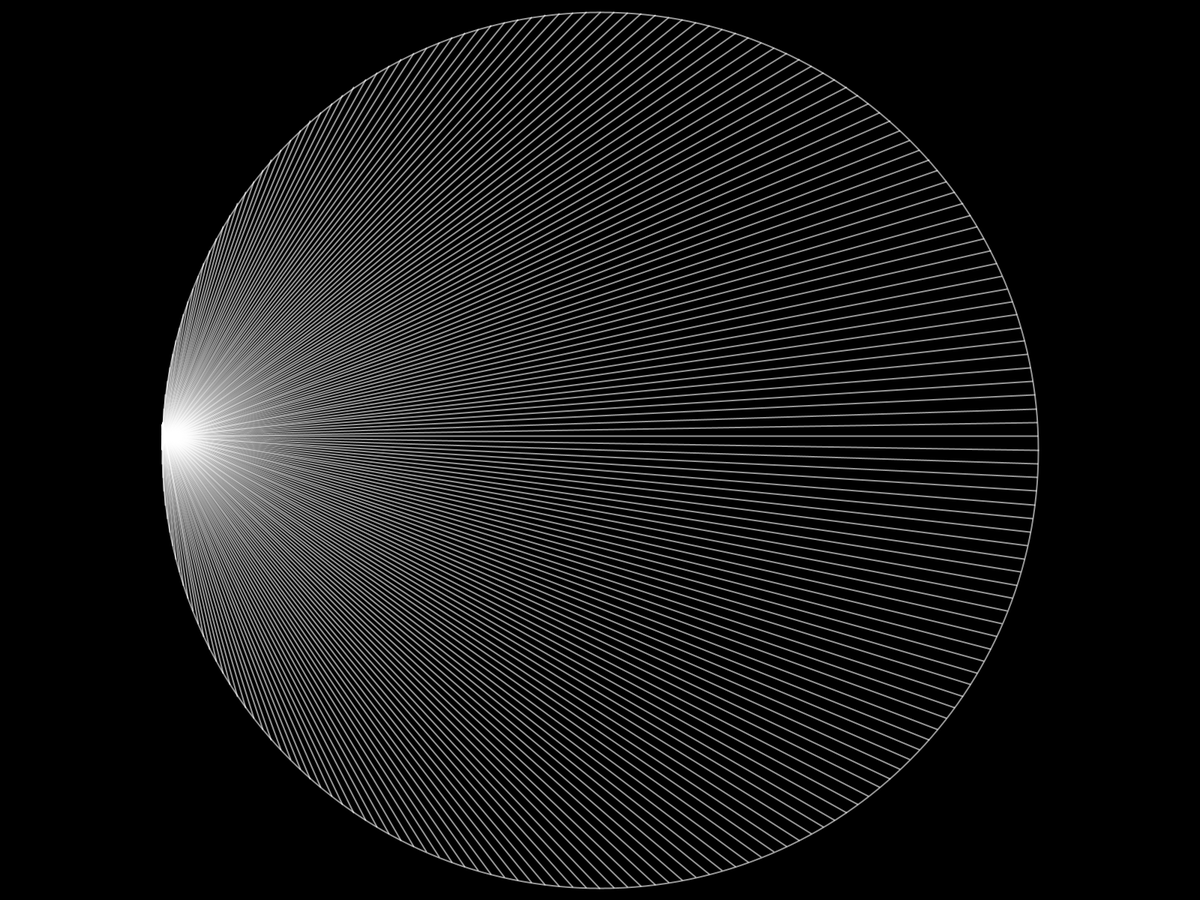
Frame 1 (no input)
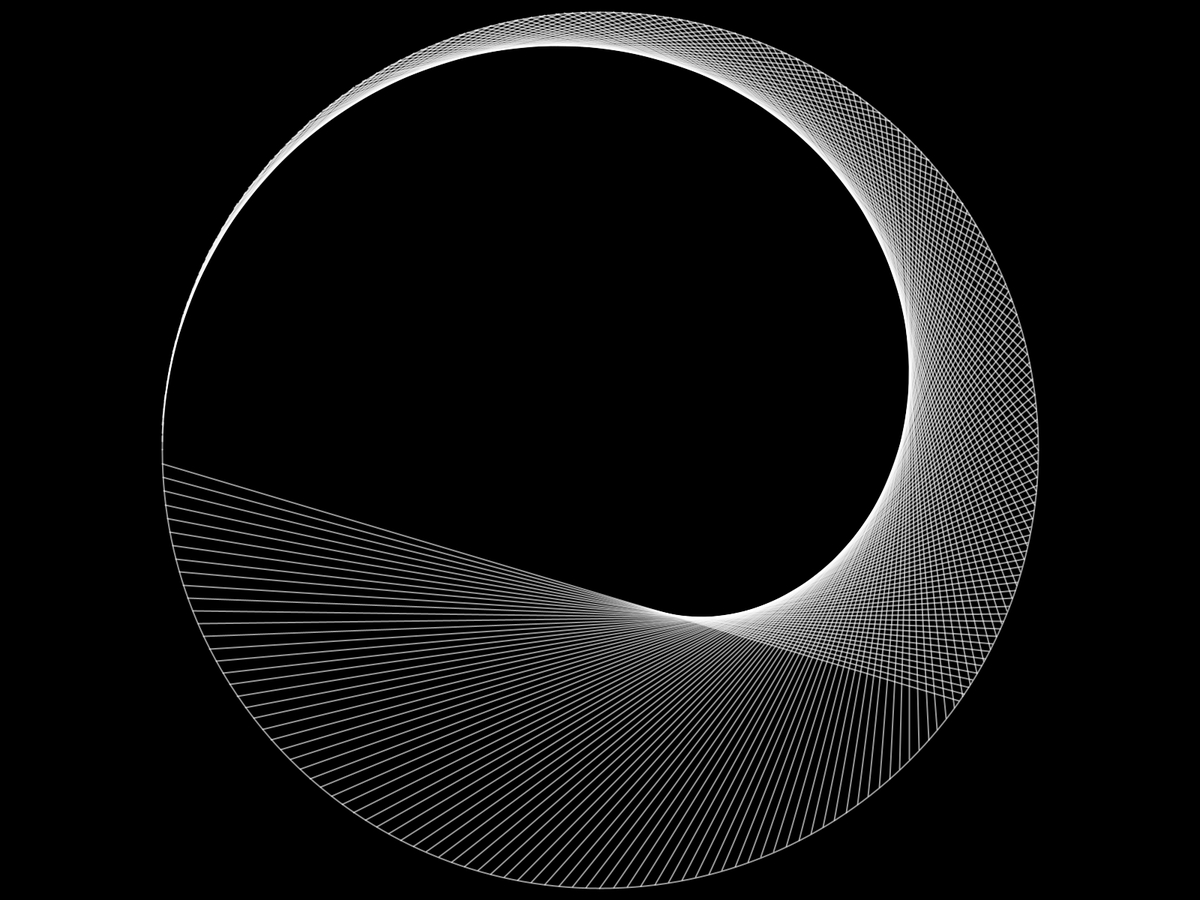
Frame 60 (the mouse pressed at the canvas centre just before this capture)
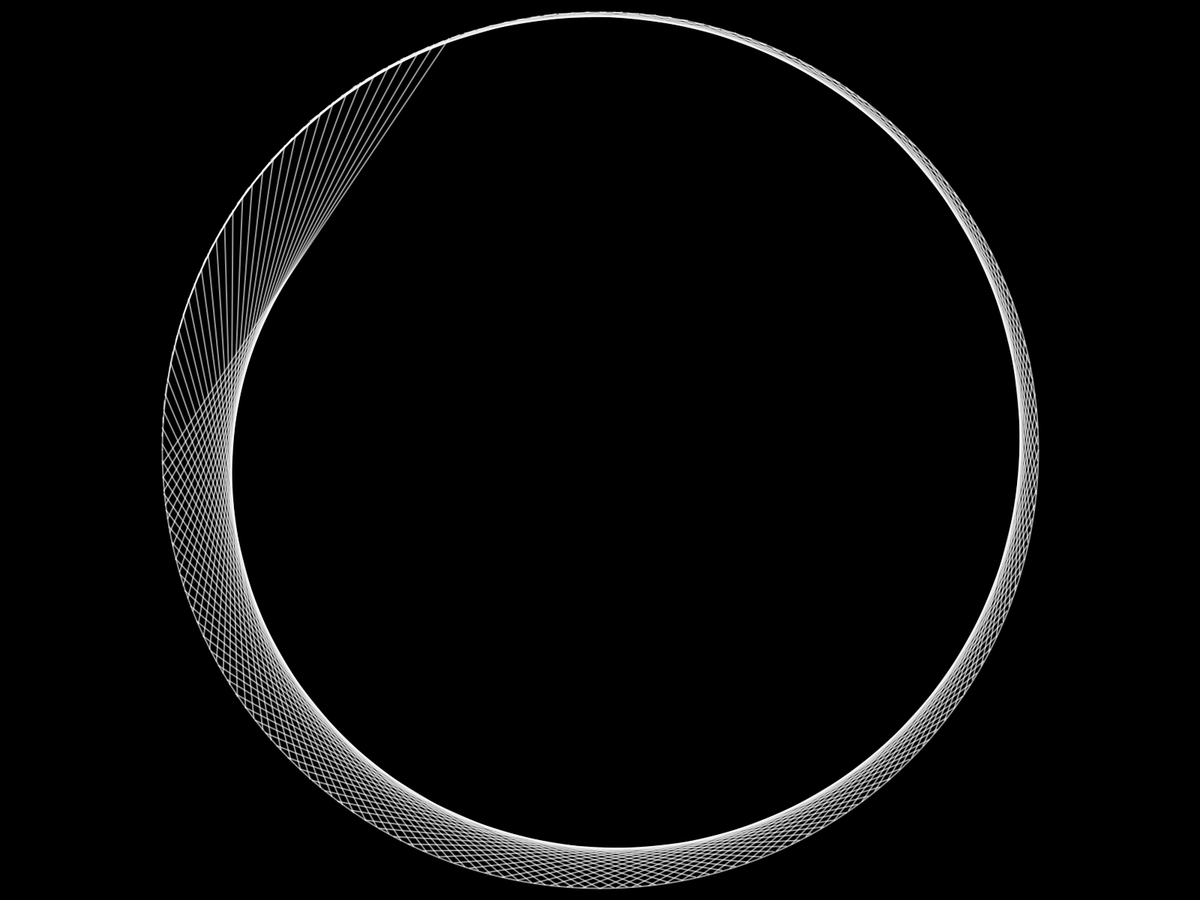
Frame 120 (the mouse held since frame 60 and released just before this capture)

The Processing sketch that drew these frames (run headless with seeded random() and noise(); from frame 60 on, the mouse is pressed at the canvas centre):

// Processing sketch: CC_133_TimesTablesCardioid
// ── CC_133_TimesTablesCardioid.pde
// Times Tables Cardioid
// Daniel Shiffman
// https://thecodingtrain.com/CodingChallenges/133-times-tables-cardioid.html
// https://youtu.be/bl3nc_a1nvs
// https://editor.p5js.org/codingtrain/present/gwcGb_NPm
// Special thanks to Mathologer and Simon Tiger

float r;
float factor = 0;

void setup() {
  // size(600, 600);
  fullScreen();
  r = height/2 - 16;  
}

PVector getVector(float index, float total) {
  float angle = map(index % total, 0, total, 0, TWO_PI);
  PVector v = PVector.fromAngle(angle + PI);
  v.mult(r);
  return v;
}

void draw() {
  background(0);
  int total = 200;//int(map(mouseX, 0, width, 0, 200));
  factor += 0.01;

  translate(width/2, height/2);
  stroke(255, 150);
  strokeWeight(2);
  noFill();
  circle(0, 0, r*2);
  
  strokeWeight(2);
  for (int i = 0; i < total; i++) {
    PVector a = getVector(i, total);
    PVector b = getVector(i * factor, total);
    line(a.x, a.y, b.x, b.y);
  }
}
